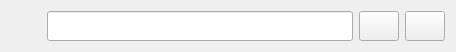
<?xml version="1.0" encoding="UTF-8"?>
<ui version="4.0">
 <class>ListModel</class>
 <widget class="QWidget" name="ListModel">
  <property name="geometry">
   <rect>
    <x>0</x>
    <y>0</y>
    <width>456</width>
    <height>48</height>
   </rect>
  </property>
  <property name="windowTitle">
   <string>ListModel</string>
  </property>
  <layout class="QHBoxLayout" name="horizontalLayout">
   <item>
    <widget class="QLabel" name="label">
     <property name="minimumSize">
      <size>
       <width>30</width>
       <height>30</height>
      </size>
     </property>
     <property name="font">
      <font>
       <family>Calibri</family>
       <pointsize>15</pointsize>
       <weight>75</weight>
       <bold>true</bold>
      </font>
     </property>
     <property name="text">
      <string/>
     </property>
     <property name="alignment">
      <set>Qt::AlignCenter</set>
     </property>
    </widget>
   </item>
   <item>
    <widget class="QLineEdit" name="lineEdit">
     <property name="minimumSize">
      <size>
       <width>0</width>
       <height>30</height>
      </size>
     </property>
     <property name="font">
      <font>
       <pointsize>15</pointsize>
      </font>
     </property>
     <property name="text">
      <string/>
     </property>
    </widget>
   </item>
   <item>
    <widget class="QPushButton" name="showBtn">
     <property name="sizePolicy">
      <sizepolicy hsizetype="Minimum" vsizetype="Minimum">
       <horstretch>0</horstretch>
       <verstretch>0</verstretch>
      </sizepolicy>
     </property>
     <property name="minimumSize">
      <size>
       <width>30</width>
       <height>30</height>
      </size>
     </property>
     <property name="text">
      <string/>
     </property>
    </widget>
   </item>
   <item>
    <widget class="QPushButton" name="closeBtn">
     <property name="sizePolicy">
      <sizepolicy hsizetype="Minimum" vsizetype="Fixed">
       <horstretch>0</horstretch>
       <verstretch>0</verstretch>
      </sizepolicy>
     </property>
     <property name="minimumSize">
      <size>
       <width>30</width>
       <height>30</height>
      </size>
     </property>
     <property name="text">
      <string/>
     </property>
    </widget>
   </item>
  </layout>
 </widget>
 <layoutdefault spacing="6" margin="11"/>
 <resources/>
 <connections/>
</ui>
